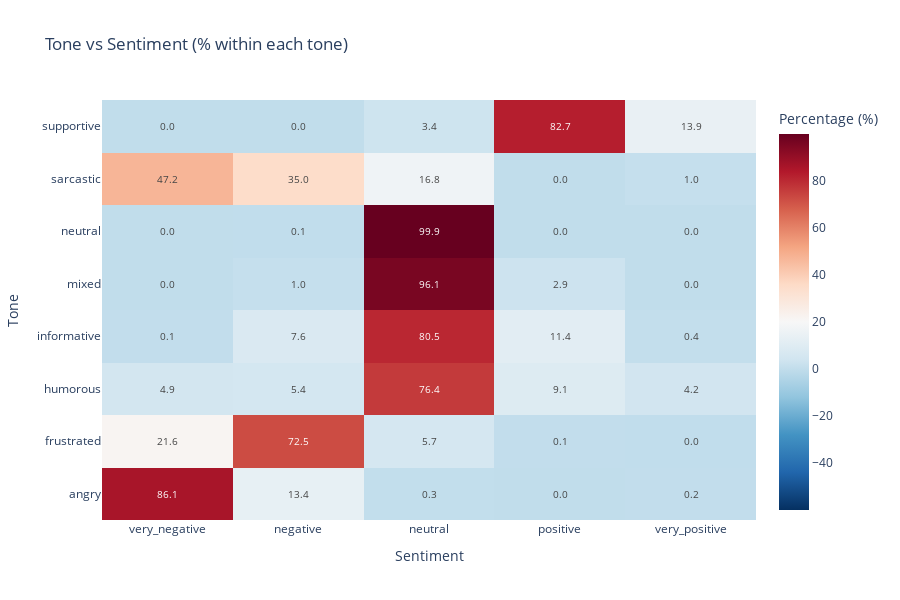

Notebook code for this chart:
### Code cell
# Tone by sentiment
tone_sentiment_crosstab = pd.crosstab(df['tone'], df['sentiment'], normalize='index') * 100
tone_sentiment_crosstab = tone_sentiment_crosstab[sentiment_order]

fig = go.Figure(
	go.Heatmap(
		z=tone_sentiment_crosstab.values,
		x=sentiment_order,
		y=tone_sentiment_crosstab.index,
		colorscale='RdBu_r',
		zmid=20,
		text=tone_sentiment_crosstab.values.round(1),
		texttemplate='%{text:.1f}',
		textfont={'size': 10},
		colorbar=dict(title='Percentage (%)')
	)
)

fig.update_layout(
	title='Tone vs Sentiment (% within each tone)',
	xaxis_title='Sentiment',
	yaxis_title='Tone',
	height=600
)
fig.show()

### Figure 1 — Plotly figure (JSON) as saved in the notebook; plotly's stock layout.template omitted (floating-point values rounded to 4 significant figures)
{"data": [{"colorbar": {"title": {"text": "Percentage (%)"}}, "colorscale": [[0, "rgb(5,48,97)"], [0.1, "rgb(33,102,172)"], [0.2, "rgb(67,147,195)"], [0.3, "rgb(146,197,222)"], [0.4, "rgb(209,229,240)"], [0.5, "rgb(247,247,247)"], [0.6, "rgb(253,219,199)"], [0.7, "rgb(244,165,130)"], [0.8, "rgb(214,96,77)"], [0.9, "rgb(178,24,43)"], [1, "rgb(103,0,31)"]], "text": [[86.1, 13.4, 0.3, 0.0, 0.2], [21.6, 72.5, 5.7, 0.1, 0.0], [4.9, 5.4, 76.4, 9.1, 4.2], [0.1, 7.6, 80.5, 11.4, 0.4], [0.0, 1.0, 96.1, 2.9, 0.0], [0.0, 0.1, 99.9, 0.0, 0.0], [47.2, 35.0, 16.8, 0.0, 1.0], [0.0, 0.0, 3.4, 82.7, 13.9]], "textfont": {"size": 10}, "texttemplate": "%{text:.1f}", "type": "heatmap", "x": ["very_negative", "negative", "neutral", "positive", "very_positive"], "y": ["angry", "frustrated", "humorous", "informative", "mixed", "neutral", "sarcastic", "supportive"], "z": [[86.14, 13.38, 0.2665, 0.0, 0.2132], [21.62, 72.48, 5.708, 0.1392, 0.0464], [4.866, 5.378, 76.44, 9.091, 4.225], [0.09542, 7.634, 80.53, 11.35, 0.3817], [0.0, 0.9662, 96.14, 2.899, 0.0], [0.0, 0.06173, 99.94, 0.0, 0.0], [47.19, 34.98, 16.83, 0.0, 0.9901], [0.0, 0.0, 3.367, 82.72, 13.91]], "zmid": 20}], "layout": {"height": 600, "title": {"text": "Tone vs Sentiment (% within each tone)"}, "xaxis": {"title": {"text": "Sentiment"}}, "yaxis": {"title": {"text": "Tone"}}}}
